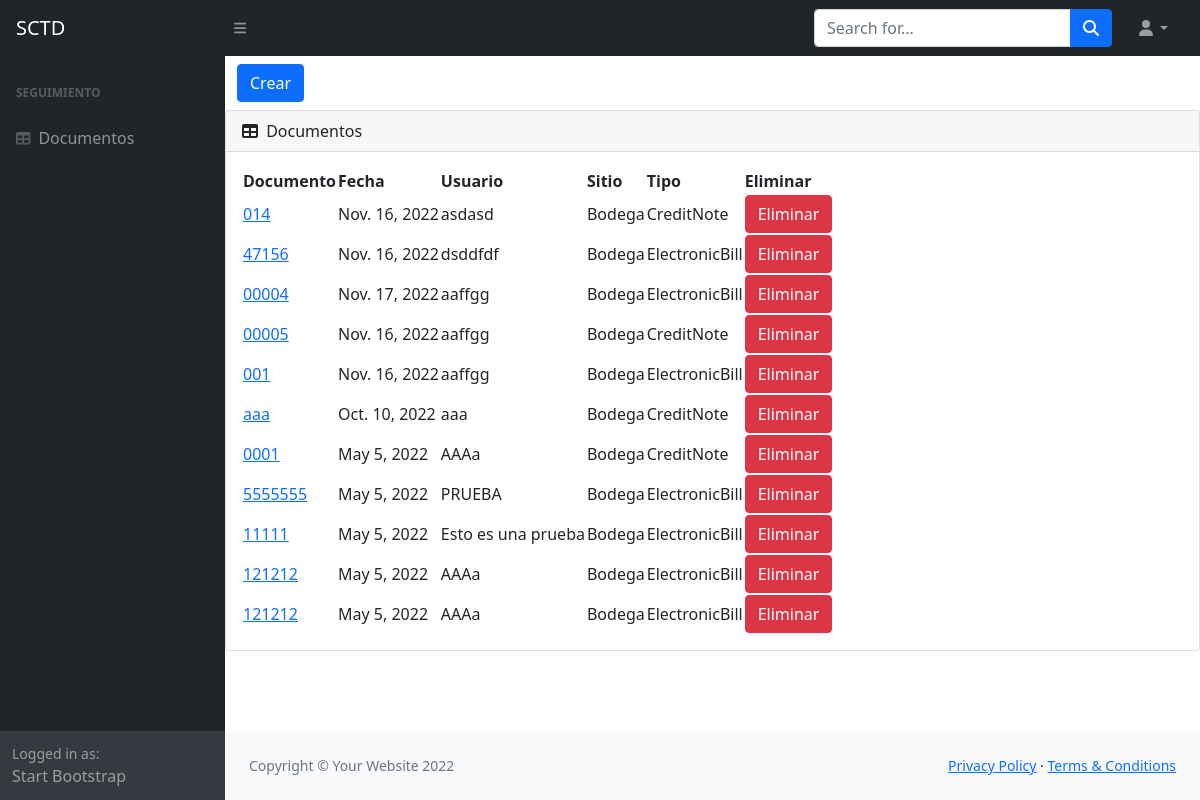
Before: /tracking_list.html/ with the older database file.
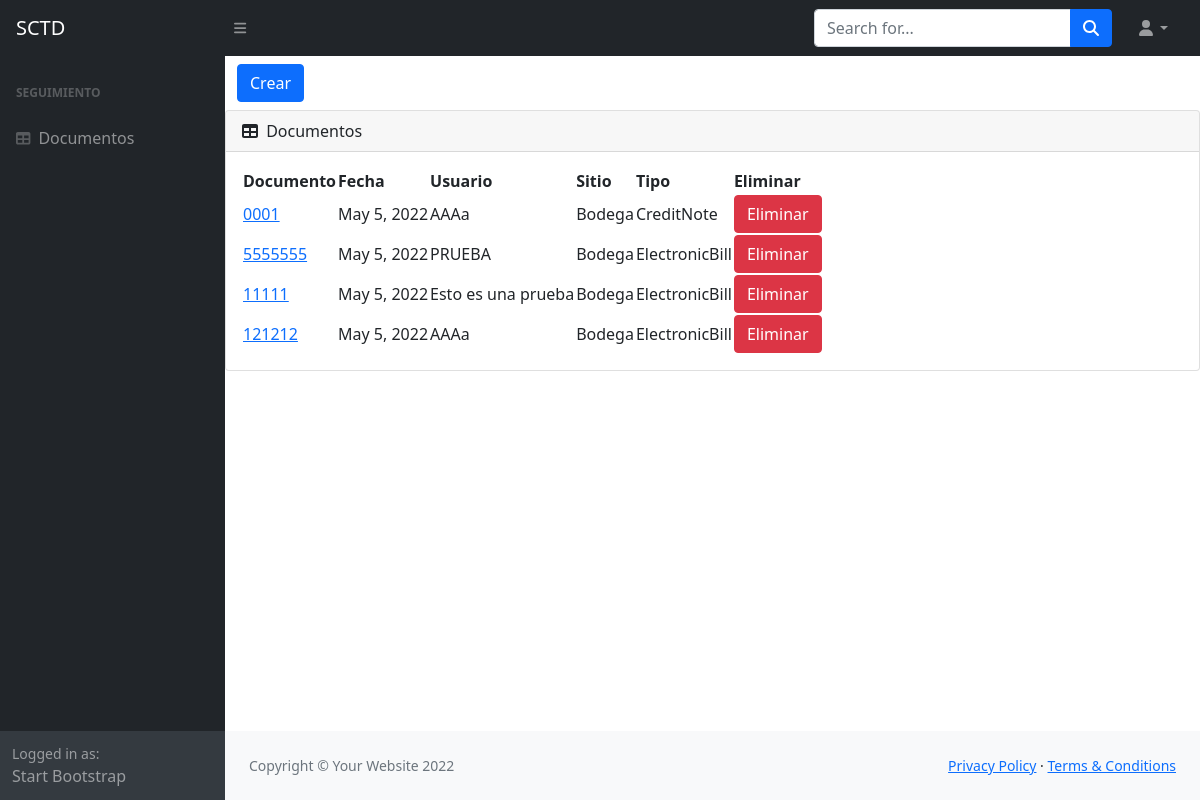
After: the same page with the newer database file.
### Tracking/models.py (models this page shows, shortened)
class TrackDocument(models.Model):
    document = models.CharField(max_length=50, unique=True)
    date = models.DateField()
    user = models.CharField(max_length=50)
    site = models.ForeignKey('Site', on_delete=models.CASCADE)
    type = models.CharField(
        max_length=20,
        choices=DOCUMENT_CHOICES,
    )

class Site(models.Model):
    name = models.CharField(max_length=50)
    coordinates = models.CharField(max_length=50)
    description = models.CharField(max_length=50)
    def __str__(self):
        return self.name

### Tracking/views.py (the view)
# urls.py: path('tracking_list.html/', views.document_list.as_view(template_name="Tracking/tracking_list.html"), name='documents'),
class document_list(ListView):
    model = TrackDocument
    paginate_by = 100
    def get_context_data(self, **kwargs):
        context = super().get_context_data(**kwargs)
        context['now'] = timezone.now()
        return context

### templates/Tracking/tracking_list.html (shortened to what this page needs)
{% extends 'Tracking/index.html' %}
{% block content %}
<head>
</head>
<body>
    <div class="container">
        <a class="btn btn-primary" href="tracking.html" role="button">Crear</a>
    </div>
    <div class="card mb-4">
        <div class="card-header">
            <i class="fas fa-table me-1"></i>
            Documentos
        </div>
        <div class="card-body">
            <table id="datatablesSimple">
                <thead>
                    <tr>
                        <th>Documento</th>
                        <th>Fecha</th>
                        <th>Usuario</th>
                        <th>Sitio</th>
                        <th>Tipo</th>
                        <th>Eliminar</th>
                    </tr>
                </thead>
                <tbody>
                    {% for obj in object_list %}
                        <form method="POST" action="eliminate/{{obj.id}}">
                            <tr>
                                <td><a href="update_documents.html/{{ obj.id }}">{{ obj.document }}</a></td>
                                <td>{{ obj.date }}</td>
                                <td>{{ obj.user }}</td>
                                <td>{{ obj.site }}</td>
                                <td>{{ obj.type }}</td>
                                <td><a href="delete_document.html/{{ obj.id }}" class="btn btn-danger">Eliminar</a></td>
                            </tr>
                        </form>
                    {% endfor %}
                </tbody>
            </table>
        </div>
    </div>
    {% endblock %}

Changed rows visible on the page:
removed TrackDocument: document "014", date "Nov. 16, 2022", user "asdasd", site "Bodega", type "CreditNote"
removed TrackDocument: document "47156", date "Nov. 16, 2022", user "dsddfdf", site "Bodega", type "ElectronicBill"
removed TrackDocument: document "00004", date "Nov. 17, 2022", user "aaffgg", site "Bodega", type "ElectronicBill"
removed TrackDocument: document "00005", date "Nov. 16, 2022", user "aaffgg", site "Bodega", type "CreditNote"
removed TrackDocument: document "001", date "Nov. 16, 2022", user "aaffgg", site "Bodega", type "ElectronicBill"
removed TrackDocument: document "aaa", date "Oct. 10, 2022", user "aaa", site "Bodega", type "CreditNote"
removed TrackDocument: document "121212", date "May 5, 2022", user "AAAa", site "Bodega", type "ElectronicBill"
